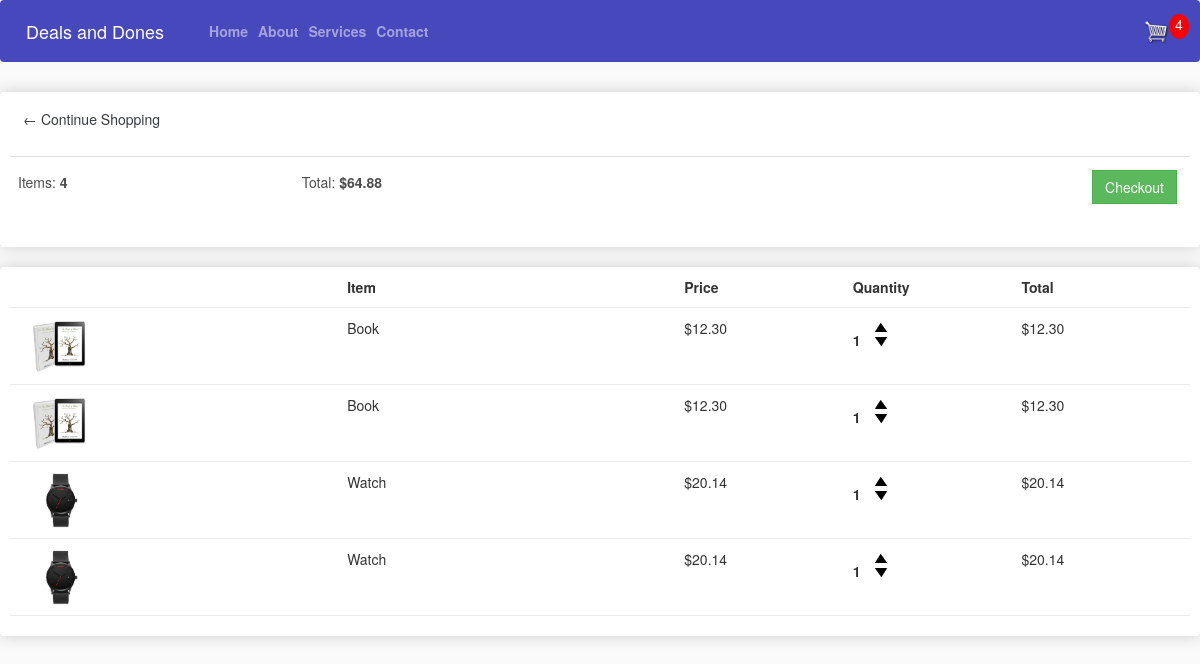
The app's page /cart/ (signed in) with its own data.
### myApp/models.py (models this page shows, shortened)
class Order(models.Model):
	customer = models.ForeignKey(Customer, on_delete=models.SET_NULL, null=True, blank=True)
	date_ordered = models.DateTimeField(auto_now_add=True)
	complete = models.BooleanField(default=False)
	transaction_id = models.CharField(max_length=100, null=True)
	@property
	def get_cart_total(self):
		orderitems = self.orderitem_set.all()
		total = sum([item.get_total for item in orderitems])
		return total
	@property
	def get_cart_items(self):
		orderitems = self.orderitem_set.all()
		total = sum([item.quantity for item in orderitems])
		return total

class OrderItem(models.Model):
	product = models.ForeignKey(Product, on_delete=models.SET_NULL, null=True)
	order = models.ForeignKey(Order, on_delete=models.SET_NULL, null=True)
	quantity = models.IntegerField(default=0, null=True, blank=True)
	date_added = models.DateTimeField(auto_now_add=True)
	@property
	def get_total(self):
		total = self.product.price * self.quantity
		return total

class Product(models.Model):
	name = models.CharField(max_length=200)
	price = models.FloatField()
	digital = models.BooleanField(default=False,null=True, blank=True)
	image = models.ImageField(null=True, blank=True)
	@property
	def imageURL(self):
		try:
			url = self.image.url
		except:
			url = ''
		return url

### myApp/views.py (the view)
# urls.py: path('cart/', mv.cart, name="cart"),
def cart(request):
	data = cartData(request)
	cartItems = data['cartItems']
	order = data['order']
	items = data['items']
	context = {'items':items, 'order':order, 'cartItems':cartItems}
	return render(request, 'myAppForm/cart.html', context)

### myApp/utils.py (called while the page is built)
def cartData(request):
	if request.user.is_authenticated:
		customer = request.user.customer
		order, created = Order.objects.get_or_create(customer=customer, complete=False)
		items = order.orderitem_set.all()
		cartItems = order.get_cart_items
	else:
		cookieData = cookieCart(request)
		cartItems = cookieData['cartItems']
		order = cookieData['order']
		items = cookieData['items']
	return {'cartItems':cartItems ,'order':order, 'items':items}

### templates/myAppForm/cart.html (shortened to what this page needs)
{% extends 'myAppForm/base.html' %} {% load static %} {% block title%} Cart {% endblock title %} {% block body %}
<div class="row">
    <div class="col-lg-12">
        <div class="box-element">
            <a class="btn btn-outline-dark" href="{% url 'userprofile' %}">&#x2190; Continue Shopping</a>
            <br>
            <br>
            <table class="table">
                <tr>
                    <th>
                        <h5>Items: <strong>{{order.get_cart_items}}</strong></h5>
                    </th>
                    <th>
                        <h5>Total:<strong> ${{order.get_cart_total|floatformat:2}}</strong></h5>
                    </th>
                    <th>
                        <a style="float:right; margin:5px;" class="btn btn-success" href="{% url 'checkout' %}">Checkout</a>
                    </th>
                </tr>
            </table>
        </div>
        <br>
        <div class="box-element">
            <div class="cart-row">
                <div style="flex:2"></div>
                <div style="flex:2"><strong>Item</strong></div>
                <div style="flex:1"><strong>Price</strong></div>
                <div style="flex:1"><strong>Quantity</strong></div>
                <div style="flex:1"><strong>Total</strong></div>
            </div>
            {% for item in items %}
            <div class="cart-row">
                <div style="flex:2"><img class="row-image" src="{{item.product.imageURL}}"></div>
                <div style="flex:2">
                    <p>{{item.product.name}}</p>
                </div>
                <div style="flex:1">
                    <p>${{item.product.price|floatformat:2}}</p>
                </div>
                <div style="flex:1">
                    <p class="quantity">{{item.quantity}}</p>
                    <div class="quantity">
                        <img data-product="{{item.product.id}}" data-action="add" class="chg-quantity update-cart" src="{% static  'images/arrow-up.png' %}">
                        <img data-product="{{item.product.id}}" data-action="remove" class="chg-quantity update-cart" src="{% static  'images/arrow-down.png' %}">
                    </div>
                </div>
                <div style="flex:1">
                    <p>${{item.get_total|floatformat:2}}</p>
                </div>
            </div>
            {% endfor %}
        </div>
    </div>
</div>
{% endblock body %}

### templates/myAppForm/base.html (shortened to what this page needs)
<!DOCTYPE html>
<html lang="en">
{% load static %}
<head>
    <link rel="stylesheet" href="https://stackpath.bootstrapcdn.com/bootstrap/4.5.2/css/bootstrap.min.css">
    <link rel="stylesheet" href="https://cdnjs.cloudflare.com/ajax/libs/font-awesome/4.7.0/css/font-awesome.min.css">
    <link rel="stylesheet" href="https://maxcdn.bootstrapcdn.com/bootstrap/3.3.7/css/bootstrap.min.css">
    <link rel="stylesheet" href="https://cdnjs.cloudflare.com/ajax/libs/font-awesome/4.7.0/css/font-awesome.min.css">
    <link rel="stylesheet" type="text/css" href="{% static 'css/main.css' %}">
</head>
<body>
    <nav class="navbar navbar-expand-lg navbar-dark" style="background-color: #4648bb;">
        <a class="navbar-brand " href="# ">Deals and Dones</a>
        <div class="collapse navbar-collapse" id="navbarSupportedContent">
            <ul class="navbar-nav mr-auto ">
                <li class="nav-item">
                    <a class="nav-link " href="/"><b>Home</b></a>
                </li>
                <li class="nav-item">
                    <a class="nav-link " href="/about"><b>About</b></a>
                </li>
                <li class="nav-item ">
                    <a class="nav-link " href="/services"><b>Services</b></a>
                </li>
                <li class="nav-item ">
                    <a class="nav-link " href="/contacts"><b>Contact</b></a>
                </li>
            </ul>
        </div>
        <div class="form-inline my-2 my-lg-0">
            <a href="{% url 'cart' %}">
                <img id="cart-icon" src="{% static 'images/cart.png' %}">
            </a>
            <p id="cart-total">{{cartItems}}</p>
        </div>
    </nav>
     {% block body%} {% endblock body%}
</body>
</html>

### static/css/main.css (style rules this page uses)
body { background-color: hsl(0, 0%, 98%); }
h1,h2,h3,h4,h5,h6 { color:hsl(0, 0%, 30%); }
.box-element { box-shadow:hsl(0, 0%, 80%) 0 0 16px; background-color: #fff; border-radius: 4px; padding: 10px; }
#cart-icon { width:25px; display: inline-block; margin-left: 15px; }
#cart-total { display: block; text-align: center; color:#fff; background-color: red; width: 20px; height: 25px; border-radius: 50%; font-size: 14px; }
.col-lg-4, .col-lg-6, .col-lg-8, .col-lg-12 { margin-top: 10px; }
.btn { border-radius: 0; }
.row-image { width: 100px; }
.cart-row { display: flex; align-items: flex-stretch; padding-bottom: 10px; margin-bottom: 10px; border-bottom: 1px solid #ececec; }
.quantity { display: inline-block; font-weight: 700; padding-right:10px; }
.chg-quantity { width: 12px; cursor: pointer; display: block; margin-top: 5px; transition:.1s; }

### records on screen
Order: get_cart_items "4", get_cart_total "64.88"
OrderItem: product.imageURL (picture), product.name "Book", product.price "12.30", quantity "1", get_total "12.30"
OrderItem: product.imageURL (picture), product.name "Book", product.price "12.30", quantity "1", get_total "12.30"
OrderItem: product.imageURL (picture), product.name "Watch", product.price "20.14", quantity "1", get_total "20.14"
OrderItem: product.imageURL (picture), product.name "Watch", product.price "20.14", quantity "1", get_total "20.14"

### other values on screen
{{ cartItems }} "4"
